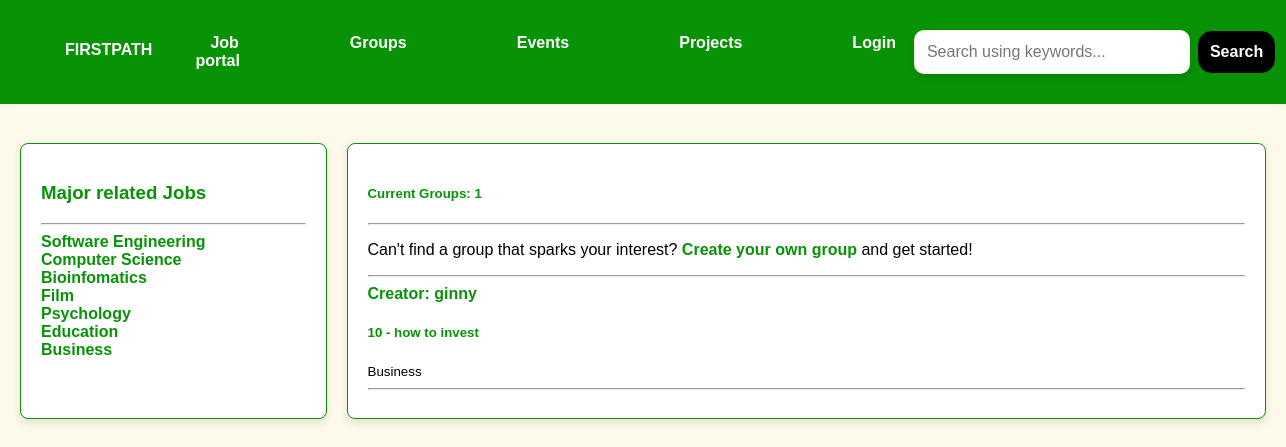
/?q=Business, run on the app's committed database.
### base/models.py (models this page shows, shortened)
class Topic(models.Model):
    name = models.CharField(max_length=200)

class Room(models.Model):
    host = models.ForeignKey(User, on_delete=models.SET_NULL, null=True)
    topic = models.ForeignKey(Topic, on_delete=models.SET_NULL, null=True)
    name = models.CharField(max_length=200)
    description = models.TextField(null=True, blank=True)
    participants= models.ManyToManyField(User, related_name='participants', blank=True)
    updated = models.DateTimeField(auto_now=True)
    created = models.DateTimeField(auto_now_add=True)
    class Meta:
        ordering = ['-updated', '-created']
    def __str__(self):
        return self.name

### base/views.py (the view)
# urls.py: path('', views.home, name='home'),
def home(request):
    q = request.GET.get('q') if request.GET.get('q') != None else ''
    rooms = Room.objects.filter(
        Q(topic__name__icontains=q) |
        Q(name__icontains=q) |
        Q(description__icontains=q)
    )
    topics = Topic.objects.all()
    room_count = rooms.count() #use for total no. of jobs
    room_messages = Message.objects.filter(Q(room__topic__name__icontains=q))
    context = {'rooms': rooms, 'topics': topics, 'room_count': room_count, 'room_messages': room_messages}
    return render(request, 'base/home.html', context)

### base/templates/base/home.html (shortened to what this page needs)
{% extends 'main.html' %}
{% block content %}
<div class="container">
    {% include 'base/major_job.html' %}
    <div>
        <h5>Current Groups: {{room_count}}</h5>
        <hr>
        <p>Can't find a group that sparks your interest? <a href="{% url 'create-room' %}">Create your own group </a>and get started!</p>
        <hr>
        {% include 'base/feed.html' %}
    </div>
</div>
{% endblock content %}

### base/templates/base/major_job.html (shortened to what this page needs)
<div>
    <h3>Major related Jobs</h3>
    <hr>
    {% for topic in topics %}
    <div>
        <a href="{% url 'home' %}?q={{topic.name}}">{{topic.name}}</a>
    </div>
    {% endfor %}
</div>

### base/templates/base/feed.html (shortened to what this page needs)
<div>
    {% for room in rooms %}
    <div>
        <a href="{% url 'user-profile' room.host.id %}">Creator: {{room.host.username}}</a>
        <h5>{{room.id}} - <a href="{% url 'room' room.id%}">{{room.name}}</a></h5>
        <small>{{room.topic.name}}</small>
        <hr>
    </div>
    {% endfor %}
</div>

### static/styles/main.css (style rules this page uses)
body { font-family: 'Arial', sans-serif; background-color: #fef7de9d; color: #000000; margin: 0; padding: 0; }
.container { display: flex; justify-content: space-between; padding: 20px; gap: 20px; }
.container > div { background-color: #ffffff; border: 1px solid #089206; border-radius: 8px; padding: 20px; flex: 1; box-shadow: 0px 4px 8px rgba(0, 0, 0, 0.1); }
h3, h5 { color: #089206; }
a { color: #089206; text-decoration: none; font-weight: bold; }

### base/templates/base/home.html (style rules this page uses)
.container { display: grid; grid-template-columns: 1fr 3fr; }

### data on the page
Topic: name "Software Engineering"
Topic: name "Computer Science"
Topic: name "Bioinfomatics"
Topic: name "Film"
Topic: name "Psychology"
Topic: name "Education"
Topic: name "Business"
Room: host.username "ginny", id "10", name "how to invest", topic.name "Business"

### other printed values
{{ room_count }} "1"
